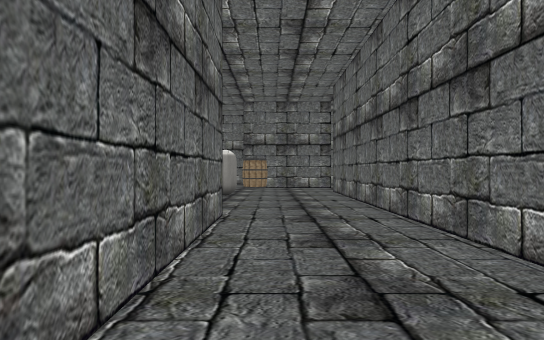
View 1 (above)

17 first-person views from a walk through a Unity game level. The camera is 1.2 m above the floor, looks level and sees 70° across. Doors are open. The floor is counted in squares, 2 m on a side. Each view is taken from the middle of a square. On the plan, view 1 faces up. The plan holds only what a view shows up to about 11 squares ahead; the rest is blank. Some surface patterns are stand-ins.

View 2
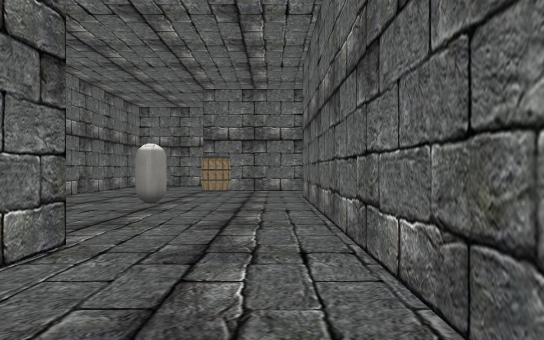

View 3
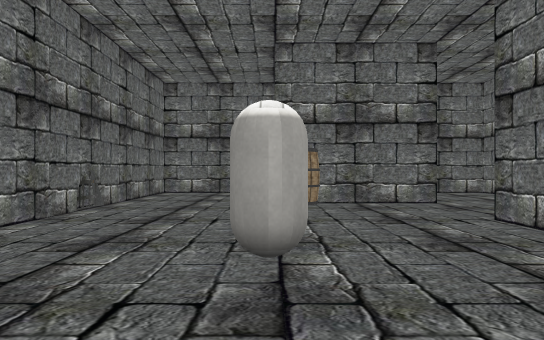

View 4
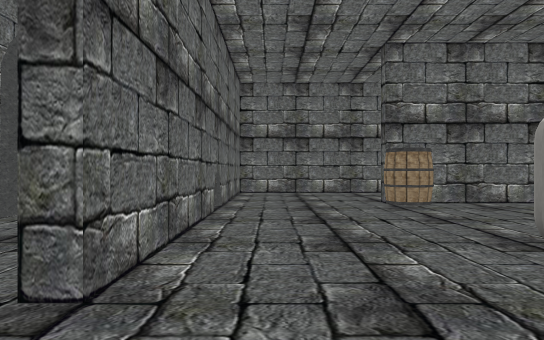

View 5
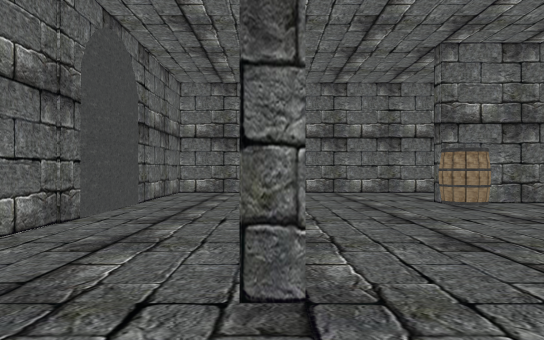

View 6
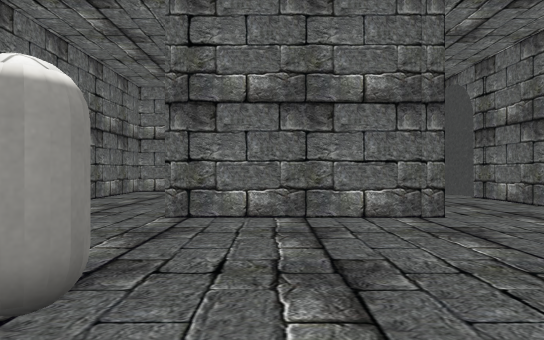

View 7
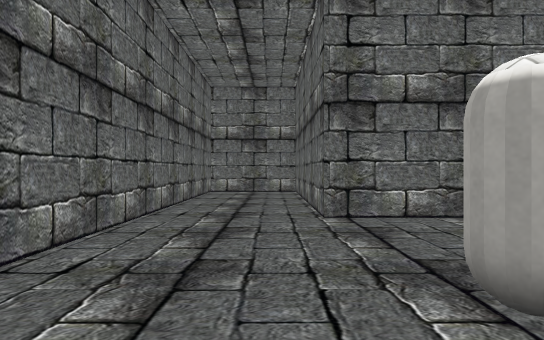

View 8
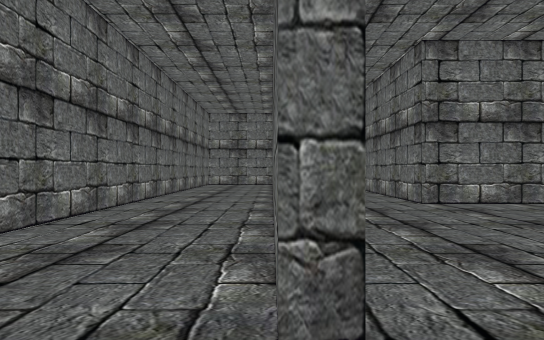

View 9
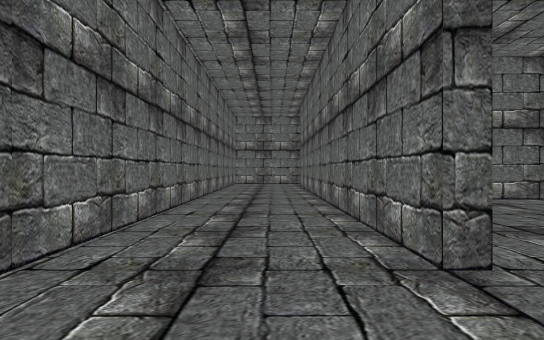

View 10
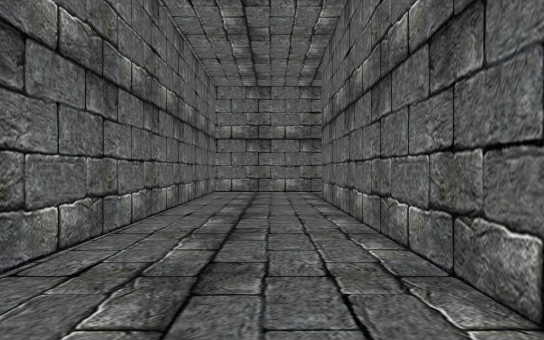

View 11
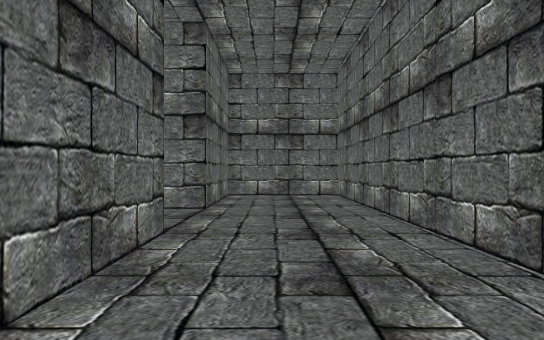

View 12
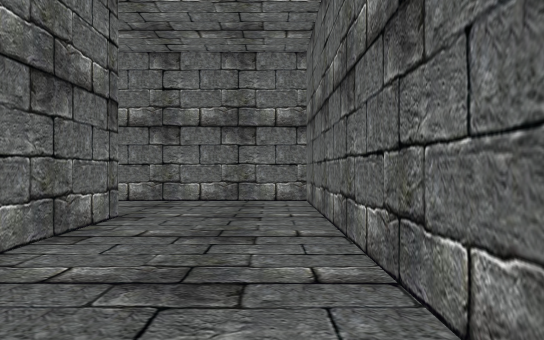

View 13
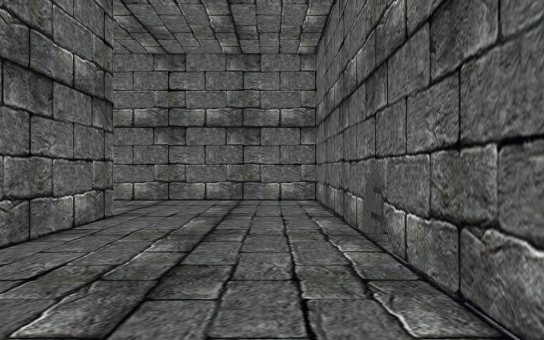

View 14
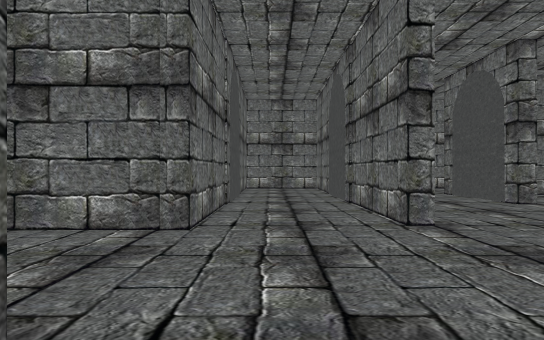

View 15
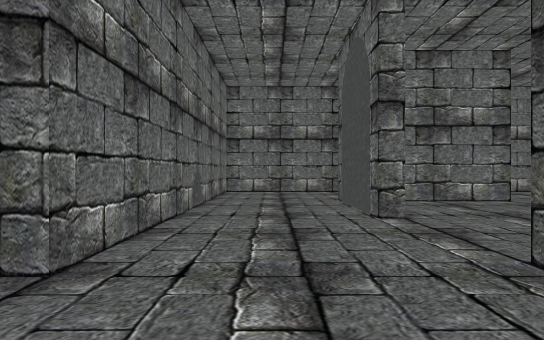

View 16
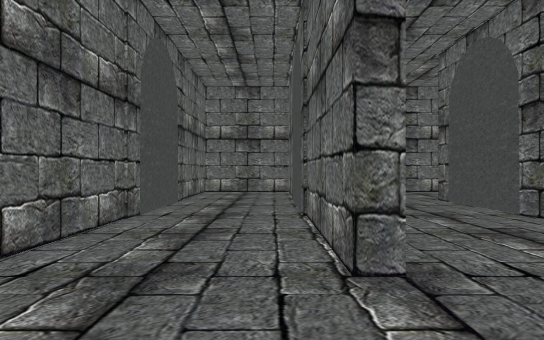

View 17
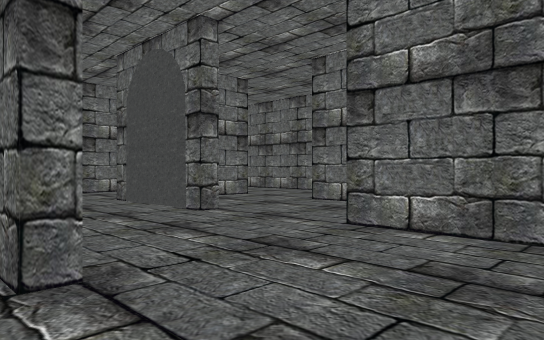

### Floor plan
Points are (right, up) in squares from view 1. A wall is a line through its corners. A room is listed if a view was taken in it or the views show most of it. See-through windows are left out.
Room 1 (views 1, 2)
walls: (-0.7, 5.1) (-0.7, -0.7) (1.7, -0.7) (1.7, 5)
ways out: open door at (0.5, 5) to room 2
Room 2 (views 3, 4, 5, 6, 7, 8)
walls: (2, 13) (-0.3, 13); (0.4, 16.2) (-3.9, 16.2) (-3.9, 7.7) (-4.2, 7.7); (1.7, 5) (1.7, 10.8); (-4.2, 5.1) (-0.7, 5.1)
ways out: open door at (0.5, 5) to room 1; opening at (2, 11.5) to room 3; opening at (-4, 6.5) to room 4
objects: capsule (-1, 9); barrel (-1, 13)
Room 3 (views 9, 10, 11, 12, 13)
walls: (-1, -1.1) (-1, 1.1); (2, 10.7) (2, -1) (-0.3, -1); (-3.9, 2.8) (-3.9, -3.7) (4.6, -3.7) (4.6, 16.2) (2, 16.2) (2, 13)
ways out: opening at (2, 11.5) to room 2
Room 4 (views 14, 15, 16, 17)
walls: (-6.4, 4.9) (-6.4, -3.4); (-9.8, 2.2) (-9.3, 2.2) (-9.3, -0.7); (-9.7, 6.4) (-9.7, 4.5); (-6.5, -3.7) (-4.2, -3.7) (-4.2, 5.1); (-10.6, -3.7) (-6.8, -3.7) (-6.8, 4.9); (-4.8, 16.2) (-6.4, 16.2) (-6.4, 9.4)
ways out: opening at (-4, 6.5) to room 2; opening at (-10, 3.5)
Room 5 (no view inside)
walls: (-12.6, -0.4) (-10.5, -0.4)
ways out: opening at (-13, 1); opening at (-11.5, 2)

Positions as (right, up) in squares from view 1, and headings:
1: (0, 0), facing up
2: (1, 2), facing up
3: (-1, 6), facing up
4: (-3, 6), facing up
5: (-4, 6), facing up
6: (-2, 10), facing down
7: (0, 10), facing down
8: (2, 12), facing down
9: (3, 13), facing down
10: (3, 7), facing down
11: (3, 7), facing up
12: (-3, -3), facing right
13: (-3, 4), facing down
14: (-5, 9), facing down
15: (-8, 7), facing down
16: (-6, 7), facing down
17: (-6, 7), facing down-left
